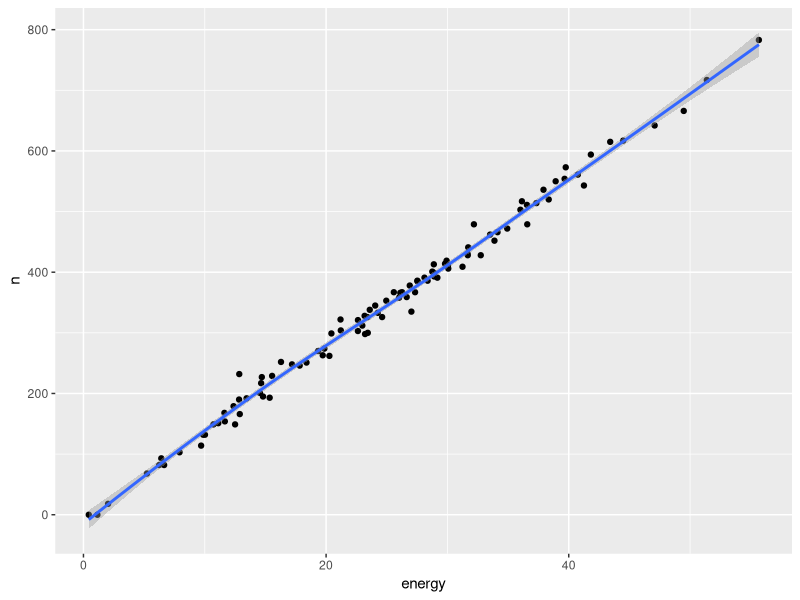
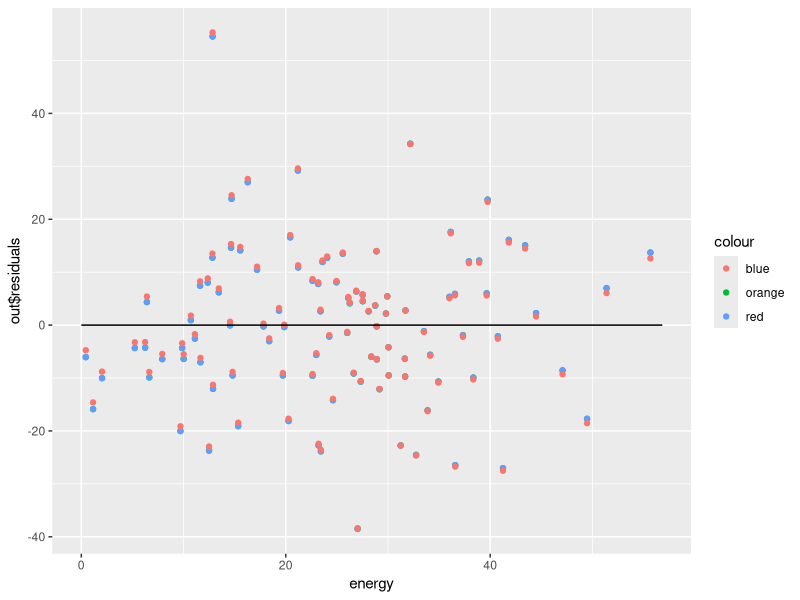

Write R code to recreate these figures, in order.
## ---- chunk 1
require(sampling)
require(survey)
require(dplyr)
require(ggplot2)
## ---- chunk 2
set.seed(11)
coffees <- round(rpois(1000,350)+rnorm(100,0,sd=150))
coffees[coffees<0] <- 0
# and energy use
energy <- 0.072*coffees+rnorm(n=1000,mean=0,sd=1)
energy[energy<0] <- 0
coffeedata <- as.data.frame(cbind(coffees,energy))
names(coffeedata) <- c("n","energy")
## ---- chunk 3
set.seed(11)
coffeedata$srs <- srswor(100,nrow(coffeedata))
coffee <- subset(coffeedata, srs==1)

# specify population size and survey design object
coffee$fpc <- 1000
srsdesign <-svydesign(ids=~1,fpc=~fpc,data=coffee)
 
svymean(~n, design=srsdesign) # se =15415
# or the confidence interval
confint(svymean(~n, design=srsdesign)) #[312237;372663]
## ---- chunk 4
# create a new dataset, without n as dependent variable
predicted <-coffeedata
# I am deleting the true coffee here for the machines not in the survey
predicted$n[predicted$srs!=1] <- NA 

# estimate the ratio
ratio <- svyratio(~n,~energy, design=srsdesign)
# what is this ratio?
print(ratio) # with 1 KwH 13.81 coffees are made on average

#below, we take the sum(energy-values * ratio estimator)
predict(ratio, total=mean(predicted$energy)) 

# and store the results as an object
meancoffeeratio <- predict(ratio, total=mean(predicted$energy))[[1]]
meancoffeeratio - mean(coffeedata$n) # -2.103, there seems to be a bit of bias
## ---- chunk 5
 ggplot(coffeedata[coffeedata$srs==1,],aes(y=n, x=energy))+
         geom_point()+
         geom_smooth()
## ---- chunk 6
# first we fit a regression model without an intercept (the 0 is therefore included)
# note we still tell R to estimate this model under the srs sampling design
out <- svyglm(n~ 0 + energy,design=srsdesign)
print(out$coefficients) # show the regression coefficient. (very similar to our ratio estimator)
# comparison
print(ratio)
# the reason for the small difference between the ratio and regression coefficient? 
# We have forced the regression line through the origin now! 
# but the difference really is tiny, 
# and we can probably live with the small bias in the ratio estimator.
## ---- chunk 7
# we will now add a predicted n (coffee) to the new dataset 
# that multiplies the values on ' energy'  with the regression coefficent
predicted$predregr <- predict(out,newdata=predicted, total=mean(coffeedata$n))
mean(predicted$predregr) 
# or by hand
mean(coffeedata$energy)*out$coefficients

# difference with the ratio estimator:
mean(predicted$predregr) - meancoffeeratio #last object here was the mean using ratio-estimation
# there is a very small difference
## ---- chunk 8
# first we fit a normal lm function, all the rest is copied from the earlier regression model.
out2 <- lm(n~ 0 + energy,data=coffee)
print(out2$coefficients) # same regression as with svyglm
# and we are adding a new column to our data with the newly predicted values
predicted$predregr2 <- predict(out2,newdata=predicted, total=mean(coffeedata$n))
mean(predicted$predregr2) #341.49 = same

# the predict() function includes a handy way to calculate 
# standard errors following the "Delta"  method:

# here: Taylor series expansion (see also Fundamentals course), 
# that you can get by adding "se=T" and then ask for the residual
# the reason for this is again, 
# we are using *the individual* predicted values
predict(out2,newdata=predicted, total=mean(coffeedata$energy),se=T)$residual.scale
# se= 14.33, which is much larger than the ratio estimate

## ---- chunk 9
#The regression and ratio estimators do get to slightly different results for the population mean: 
#ratio:       se= 1.35
#regression:  se= 14.33

# The regression-based estimator is more thn 10 times as large (quite similar to se in SRS actually)
# WHY? (we will return to this in question 5)

## ---- chunk 10
out3 <- lm(n~energy,data=coffee) # left out the 0
print(out3$coefficients)
predicted$predregr3 <- predict(out3,newdata=predicted, total=mean(coffeedata$n))
mean(predicted$predregr3) #341.251
# or by hand
mean(coffeedata$energy)*out3$coefficients
# the mean is more or less the same as with the other estimator
predict(out3,newdata=predicted, total=mean(coffeedata$energy),se=T)$residual.scale
# standard error has actually increased slightly

# the models are about the same
## ---- chunk 11
# plot the residuals
ggplot(predicted, aes(x=energy))+
  geom_point(data=out, aes(y=out$residuals, colour="orange"))+ # ratio model
  geom_point(data=out2, aes(y=out2$residuals, colour="red"))+ # regression model with 0 intercept
  geom_point(data=out3, aes(y=out3$residuals, colour="blue"))+ # with an intercept
  geom_line(y=0) # this is the regression line
## ---- chunk 12
# the square root of the squared deviations from the regression line is about 14
## ---- chunk 13
coffeedata$age <- out3$residual/4  + 10
coffeedata$brand <- round((out$residual+rnorm(1000,mean=45,sd=8))/28)
coffeedata$brand[coffeedata$brand==4] <- 0
coffeedata$brand <- as.factor(coffeedata$brand)
levels(coffeedata$brand) <- c("maas","bravilor","nescafe","douwe egberts")

# selecting the sample: arrange by energy (lo:hi), take the last 100 observations (slice_tail) and delete the coffee variable
biasedsample <- coffeedata %>%
  arrange(energy)%>%
  slice_tail(n=100)%>%
  mutate(srs=NULL)
## ---- chunk 14
table(coffeedata$brand) 
mean(coffeedata$age) # 10 years old
mean(coffeedata$energy) #24.71 KwH energy use
## ---- chunk 15
out4 <- lm(n ~ energy+age+brand,data=biasedsample)
summary(out4)
# note that we now use multiple predictors and need to 
predicted$predregr4 <- predict(out4,total=mean(coffeedata$n))

mean(predicted$predregr4) #342.7826
predict(out4,total=mean(coffeedata$n),se=T)$residual.scale
# the se becomes slightly smaller, the mean is about the same.
## ---- chunk 16
# we apparently were able to estimate the regression coefficient correctly for the population, even though
# we were using a biased sample

# Model-based estimation thus has very different assumptions:
# 1. your model needs to have good explanatory power (to get a precise estimator).
# 2. your model needs to be corectly specified (to avoid bias)
# 3. the model in your sample needs to work in the same way as it does in the population

# and for it to work, you need to have some information about the populations (means, proportions) 
# for the variables that you use as covariates in your model
